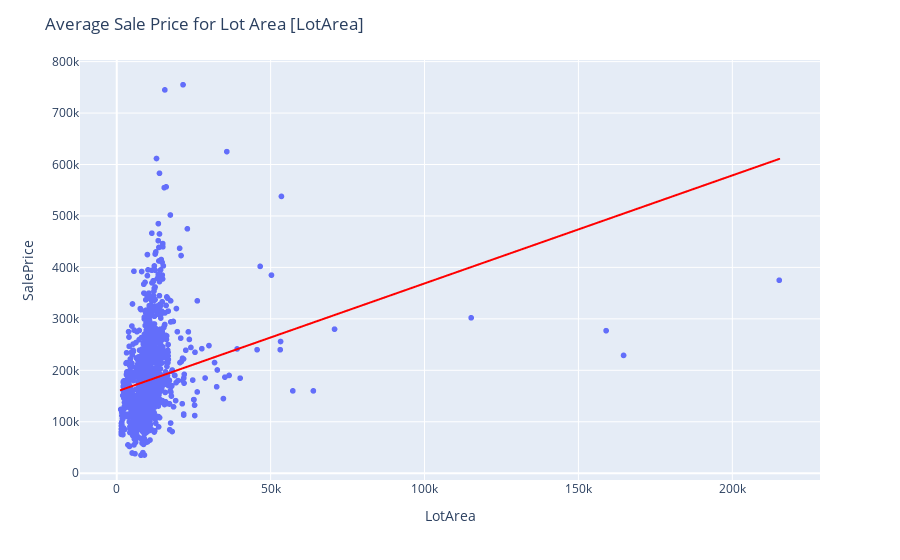

The notebook cell saved with this chart:
### Code cell
fig = px.scatter(train, x='LotArea', y='SalePrice', trendline='ols', trendline_color_override='red')
# fig.update_layout(xaxis_range=[0, 20000])
fig.update_layout(title='Average Sale Price for Lot Area [LotArea]')

### Figure 1 — Plotly figure (JSON) as saved in the notebook; plotly's stock layout.template omitted (floating-point values rounded to 4 significant figures; data arrays with more than 128 entries replaced by an {"elided": "..."} marker saying what was removed)
{"data": [{"hovertemplate": "LotArea=%{x}<br>SalePrice=%{y}<extra></extra>", "legendgroup": "", "marker": {"color": "#636efa", "symbol": "circle"}, "mode": "markers", "name": "", "showlegend": false, "type": "scattergl", "x": {"elided": "1460 int values"}, "xaxis": "x", "y": {"elided": "1460 int values"}, "yaxis": "y"}, {"hovertemplate": "<b>OLS trendline</b><br>SalePrice = 2.09997 * LotArea + 158836<br>R<sup>2</sup>=0.069613<br><br>LotArea=%{x}<br>SalePrice=%{y} <b>(trend)</b><extra></extra>", "legendgroup": "", "line": {"color": "red"}, "marker": {"color": "#636efa", "symbol": "circle"}, "mode": "lines", "name": "", "showlegend": false, "type": "scattergl", "x": {"elided": "1460 int values"}, "xaxis": "x", "y": {"elided": "1460 float values"}, "yaxis": "y"}], "layout": {"legend": {"tracegroupgap": 0}, "margin": {"t": 60}, "title": {"text": "Average Sale Price for Lot Area [LotArea]"}, "xaxis": {"anchor": "y", "domain": [0, 1], "title": {"text": "LotArea"}}, "yaxis": {"anchor": "x", "domain": [0, 1], "title": {"text": "SalePrice"}}}}
